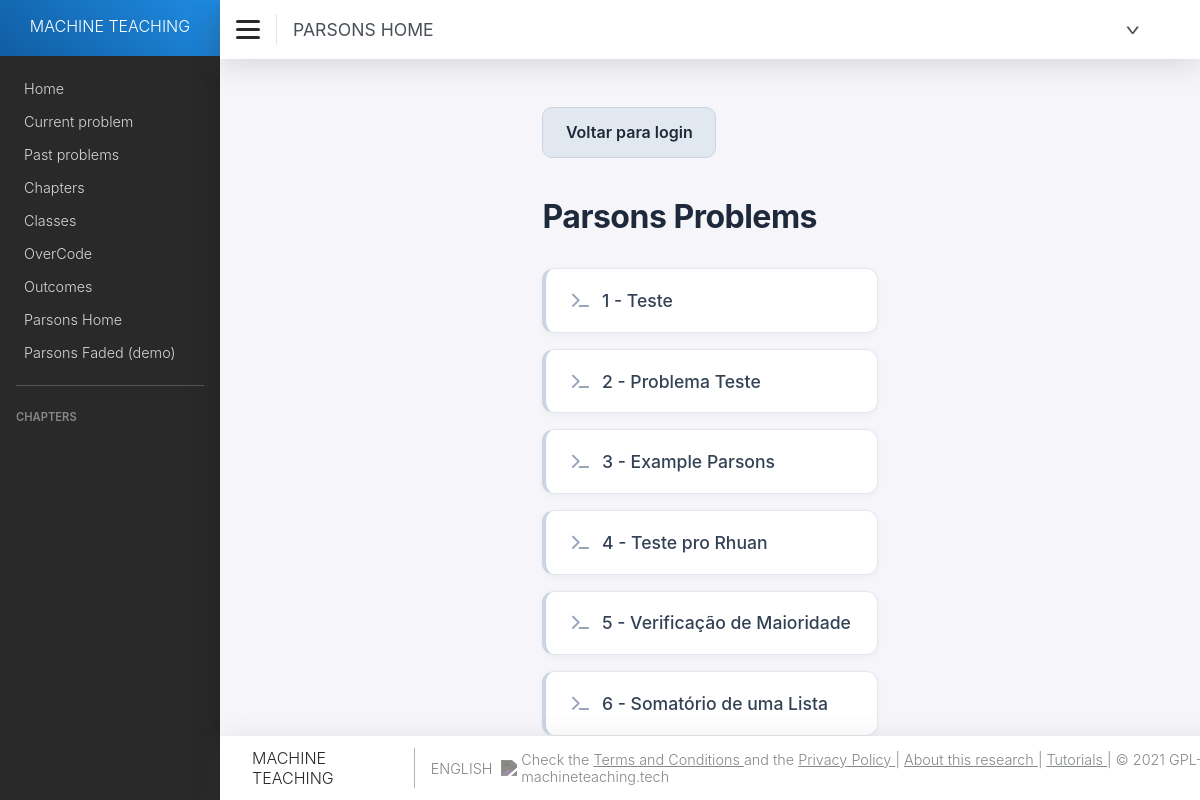
The app's page /parsons/ (signed in) with its own data.
### parsons/models.py (models this page shows, shortened)
class Problem(models.Model):
    QUESTION_TYPES = (("C", "Code"),
                      ("M", "Multiple Choice"),
                      ("T", "Text"),
                      ("P", "Parsons Problem"))
    question_type = models.CharField(max_length=2, choices=QUESTION_TYPES,
                                     default="C")
    title = models.CharField(max_length=200, blank=False)
    content = models.TextField(blank=False)
    options = models.TextField(blank=True)
    difficulty = models.CharField(max_length=200, blank=True)
    link = models.URLField(blank=True)
    retrieved_date = models.DateTimeField(blank=True, auto_now_add=True)
    crawler = models.CharField(max_length=200, blank=True)
    hint = models.TextField(blank=True)
    objects = ProblemManager()
    chapter = models.ManyToManyField(Chapter, through='ExerciseSet')
    test_case_generator = models.TextField(blank=True, null=True)
    history = HistoricalRecords()
    class Meta:
        verbose_name = ('Problem')
        verbose_name_plural = ('Problems')

### parsons/views.py (the view)
# urls.py: path('', views.parsons_home, name='parsons_home'),
@login_required
def parsons_home(request):
    problemas = Problem.objects.filter(question_type='P').order_by('id')
    return render(request, 'parsons_home.html', {
        'title': 'Parsons Home',
        'problemas': problemas,
    })

### parsons/templates/parsons_home.html
{% extends "base.html" %}
{% block content %}
<link rel="stylesheet" href="https://cdnjs.cloudflare.com/ajax/libs/font-awesome/6.4.0/css/all.min.css">
  <div class="parsons-home">
    <div class="parsons-home-nav">
      <a class="button-secondary" href="{% url 'login' %}">Voltar para login</a>
    </div>
    <h1>Parsons Problems</h1>
    {% if problemas %}
      <ul class="parsons-list">
        {% for problema in problemas %}
          <li>
            <a href="{% url 'show_problem' problema.id %}">{{ problema.id }} - {{ problema.title }}</a>
          </li>
        {% endfor %}
      </ul>
    {% else %}
      <p>Não há problemas Parsons disponíveis.</p>
    {% endif %}
  </div>
{% endblock %}

### parsons/static/css/styles.css (style rules this page uses)
html { box-sizing: border-box; }
html, body { height: 100%; }
*, *:before, *:after { box-sizing: inherit; }
:root { --primary: #2196F3; --box-shadow: rgba(100, 100, 111, 0.2) 0px 7px 29px 0px; --text-color: rgb(41, 41, 41); --red: rgb(255, 65, 65); --green: rgb(84, 210, 87); --yellow: #FEC809; }
body { margin: 0; font-family: Nunito, -apple-system, BlinkMacSystemFont, Segoe UI, Roboto, Helvetica Neue, Arial, Noto Sans, sans-serif, Apple Color Emoji, Segoe UI Emoji, Segoe UI Symbol, Noto Color Emoji !important; font-weight: 300; color: var(--text-color); font-size: 1rem; }
div { box-sizing: border-box; cursor: default; }
h1,h2,h3,h4,h5 { margin: 1.5rem 0 1rem 0; margin-top: 0; font-family: inherit; font-weight: 500; line-height: 1.2; color: var(--text-color); cursor: default; }
a { color: var(--text-color); text-decoration: none; cursor: pointer; }
.button-secondary { display: inline-block; margin-bottom: 1rem; padding: 0.9rem 1.4rem; border-radius: 10px; background: #e2e8f0; color: #1f2937; text-decoration: none; font-weight: 600; border: 1px solid #cbd5e1; }
.parsons-home { max-width: 900px; margin: 2rem auto; padding: 0 1rem; }
.parsons-home-nav { margin-bottom: 1.5rem; }
.parsons-home h1 { font-size: 2rem; font-weight: 700; color: #1e293b; margin-bottom: 2rem; letter-spacing: -0.5px; }
.parsons-list { list-style: none; padding: 0; margin: 0; display: flex; flex-direction: column; gap: 1rem; }
.parsons-list li { background: #ffffff; border: 1px solid #e2e8f0; border-left: 4px solid #cbd5e1; border-radius: 12px; box-shadow: 0 2px 6px rgba(0, 0, 0, 0.04); transition: all 0.2s ease; }
.parsons-list li a { display: flex; align-items: center; gap: 0.8rem; padding: 1.3rem 1.6rem; font-size: 1.1rem; font-weight: 500; color: #334155; text-decoration: none; cursor: pointer; }
.parsons-list li a::before { content: "\f120"; font-family: "Font Awesome 6 Free"; font-weight: 900; color: #94a3b8; font-size: 0.95rem; transition: color 0.2s ease; }

### records on screen
Problem: id "1", title "Teste"
Problem: id "2", title "Problema Teste"
Problem: id "3", title "Example Parsons"
Problem: id "4", title "Teste pro Rhuan"
Problem: id "5", title "Verificação de Maioridade"
Problem: id "6", title "Somatório de uma Lista"

### other values on screen
{{ title }} "PARSONS HOME"
